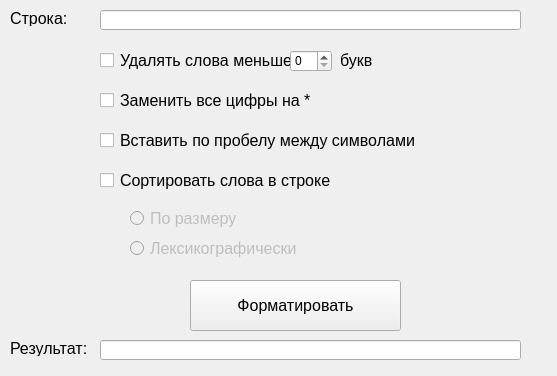
<?xml version="1.0" encoding="UTF-8"?>
<ui version="4.0">
 <class>MainWindow</class>
 <widget class="QMainWindow" name="MainWindow">
  <property name="geometry">
   <rect>
    <x>0</x>
    <y>0</y>
    <width>557</width>
    <height>376</height>
   </rect>
  </property>
  <property name="windowTitle">
   <string>MainWindow</string>
  </property>
  <widget class="QWidget" name="centralwidget">
   <widget class="QLabel" name="label">
    <property name="geometry">
     <rect>
      <x>10</x>
      <y>10</y>
      <width>61</width>
      <height>16</height>
     </rect>
    </property>
    <property name="font">
     <font>
      <pointsize>12</pointsize>
     </font>
    </property>
    <property name="text">
     <string>Строка:</string>
    </property>
   </widget>
   <widget class="QLineEdit" name="lineEdit">
    <property name="geometry">
     <rect>
      <x>100</x>
      <y>10</y>
      <width>421</width>
      <height>20</height>
     </rect>
    </property>
   </widget>
   <widget class="QLabel" name="label_2">
    <property name="geometry">
     <rect>
      <x>120</x>
      <y>50</y>
      <width>171</width>
      <height>21</height>
     </rect>
    </property>
    <property name="font">
     <font>
      <pointsize>12</pointsize>
     </font>
    </property>
    <property name="text">
     <string>Удалять слова меньше</string>
    </property>
   </widget>
   <widget class="QCheckBox" name="checkBox">
    <property name="geometry">
     <rect>
      <x>100</x>
      <y>50</y>
      <width>21</width>
      <height>21</height>
     </rect>
    </property>
    <property name="text">
     <string/>
    </property>
   </widget>
   <widget class="QLabel" name="label_3">
    <property name="geometry">
     <rect>
      <x>120</x>
      <y>90</y>
      <width>201</width>
      <height>21</height>
     </rect>
    </property>
    <property name="font">
     <font>
      <pointsize>12</pointsize>
     </font>
    </property>
    <property name="text">
     <string>Заменить все цифры на *</string>
    </property>
   </widget>
   <widget class="QCheckBox" name="checkBox_2">
    <property name="geometry">
     <rect>
      <x>100</x>
      <y>90</y>
      <width>21</width>
      <height>21</height>
     </rect>
    </property>
    <property name="text">
     <string/>
    </property>
   </widget>
   <widget class="QLabel" name="label_4">
    <property name="geometry">
     <rect>
      <x>120</x>
      <y>130</y>
      <width>301</width>
      <height>21</height>
     </rect>
    </property>
    <property name="font">
     <font>
      <pointsize>12</pointsize>
     </font>
    </property>
    <property name="text">
     <string>Вставить по пробелу между символами</string>
    </property>
   </widget>
   <widget class="QCheckBox" name="checkBox_3">
    <property name="geometry">
     <rect>
      <x>100</x>
      <y>130</y>
      <width>21</width>
      <height>21</height>
     </rect>
    </property>
    <property name="text">
     <string/>
    </property>
   </widget>
   <widget class="QCheckBox" name="checkBox_4">
    <property name="enabled">
     <bool>true</bool>
    </property>
    <property name="geometry">
     <rect>
      <x>100</x>
      <y>170</y>
      <width>21</width>
      <height>21</height>
     </rect>
    </property>
    <property name="text">
     <string/>
    </property>
   </widget>
   <widget class="QLabel" name="label_5">
    <property name="geometry">
     <rect>
      <x>120</x>
      <y>170</y>
      <width>221</width>
      <height>21</height>
     </rect>
    </property>
    <property name="font">
     <font>
      <pointsize>12</pointsize>
     </font>
    </property>
    <property name="text">
     <string>Сортировать слова в строке</string>
    </property>
   </widget>
   <widget class="QSpinBox" name="spinBox">
    <property name="geometry">
     <rect>
      <x>290</x>
      <y>50</y>
      <width>42</width>
      <height>22</height>
     </rect>
    </property>
   </widget>
   <widget class="QLabel" name="label_6">
    <property name="geometry">
     <rect>
      <x>340</x>
      <y>50</y>
      <width>41</width>
      <height>21</height>
     </rect>
    </property>
    <property name="font">
     <font>
      <pointsize>12</pointsize>
     </font>
    </property>
    <property name="text">
     <string>букв</string>
    </property>
   </widget>
   <widget class="QRadioButton" name="radioButton">
    <property name="enabled">
     <bool>false</bool>
    </property>
    <property name="geometry">
     <rect>
      <x>130</x>
      <y>210</y>
      <width>111</width>
      <height>17</height>
     </rect>
    </property>
    <property name="font">
     <font>
      <pointsize>12</pointsize>
     </font>
    </property>
    <property name="text">
     <string>По размеру</string>
    </property>
   </widget>
   <widget class="QRadioButton" name="radioButton_2">
    <property name="enabled">
     <bool>false</bool>
    </property>
    <property name="geometry">
     <rect>
      <x>130</x>
      <y>240</y>
      <width>171</width>
      <height>17</height>
     </rect>
    </property>
    <property name="font">
     <font>
      <pointsize>12</pointsize>
     </font>
    </property>
    <property name="text">
     <string>Лексикографически</string>
    </property>
   </widget>
   <widget class="QLabel" name="label_7">
    <property name="geometry">
     <rect>
      <x>10</x>
      <y>340</y>
      <width>81</width>
      <height>16</height>
     </rect>
    </property>
    <property name="font">
     <font>
      <pointsize>12</pointsize>
     </font>
    </property>
    <property name="text">
     <string>Результат:</string>
    </property>
   </widget>
   <widget class="QLineEdit" name="lineEdit_2">
    <property name="enabled">
     <bool>true</bool>
    </property>
    <property name="geometry">
     <rect>
      <x>100</x>
      <y>340</y>
      <width>421</width>
      <height>20</height>
     </rect>
    </property>
    <property name="readOnly">
     <bool>true</bool>
    </property>
   </widget>
   <widget class="QPushButton" name="pushButton">
    <property name="enabled">
     <bool>true</bool>
    </property>
    <property name="geometry">
     <rect>
      <x>190</x>
      <y>280</y>
      <width>211</width>
      <height>51</height>
     </rect>
    </property>
    <property name="font">
     <font>
      <pointsize>12</pointsize>
     </font>
    </property>
    <property name="text">
     <string>Форматировать</string>
    </property>
   </widget>
  </widget>
 </widget>
 <resources/>
 <connections/>
</ui>
